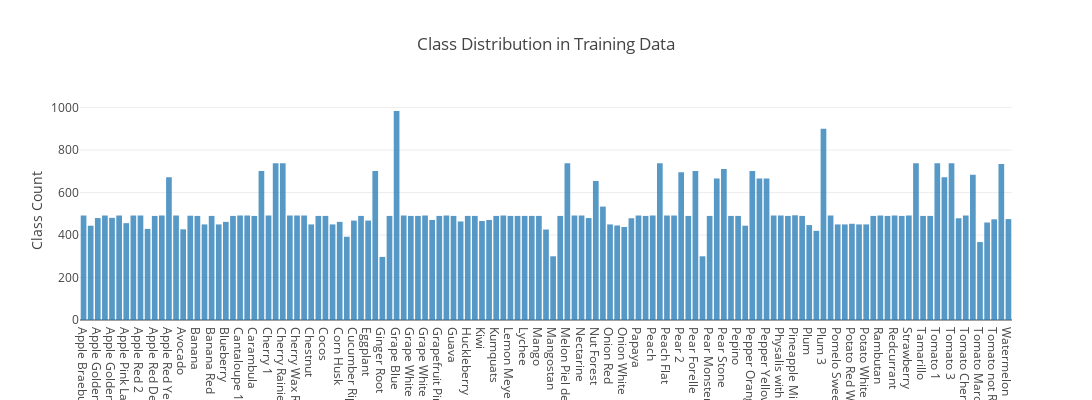

Notebook source saved alongside this figure:
### Code cell
trace1 = go.Bar(x = x2, y = y1, opacity = 0.75, name = "Class Count")
layout = dict(height = 400, width = 1400, title = 'Class Distribution in Training Data', legend = dict(orientation = "h"), yaxis = dict(title = 'Class Count'))
fig = go.Figure(data = [trace1], layout = layout);
iplot(fig);

### Figure 1 — Plotly figure (JSON) as saved in the notebook; plotly's stock layout.template omitted (floating-point values rounded to 4 significant figures; data arrays with more than 128 entries replaced by an {"elided": "..."} marker saying what was removed)
{"data": [{"type": "bar", "x": {"elided": "131 str values"}, "y": {"elided": "131 int values"}, "opacity": 0.75, "name": "Class Count"}], "layout": {"height": 400, "width": 1400, "title": "Class Distribution in Training Data", "legend": {"orientation": "h"}, "yaxis": {"title": "Class Count"}}}
